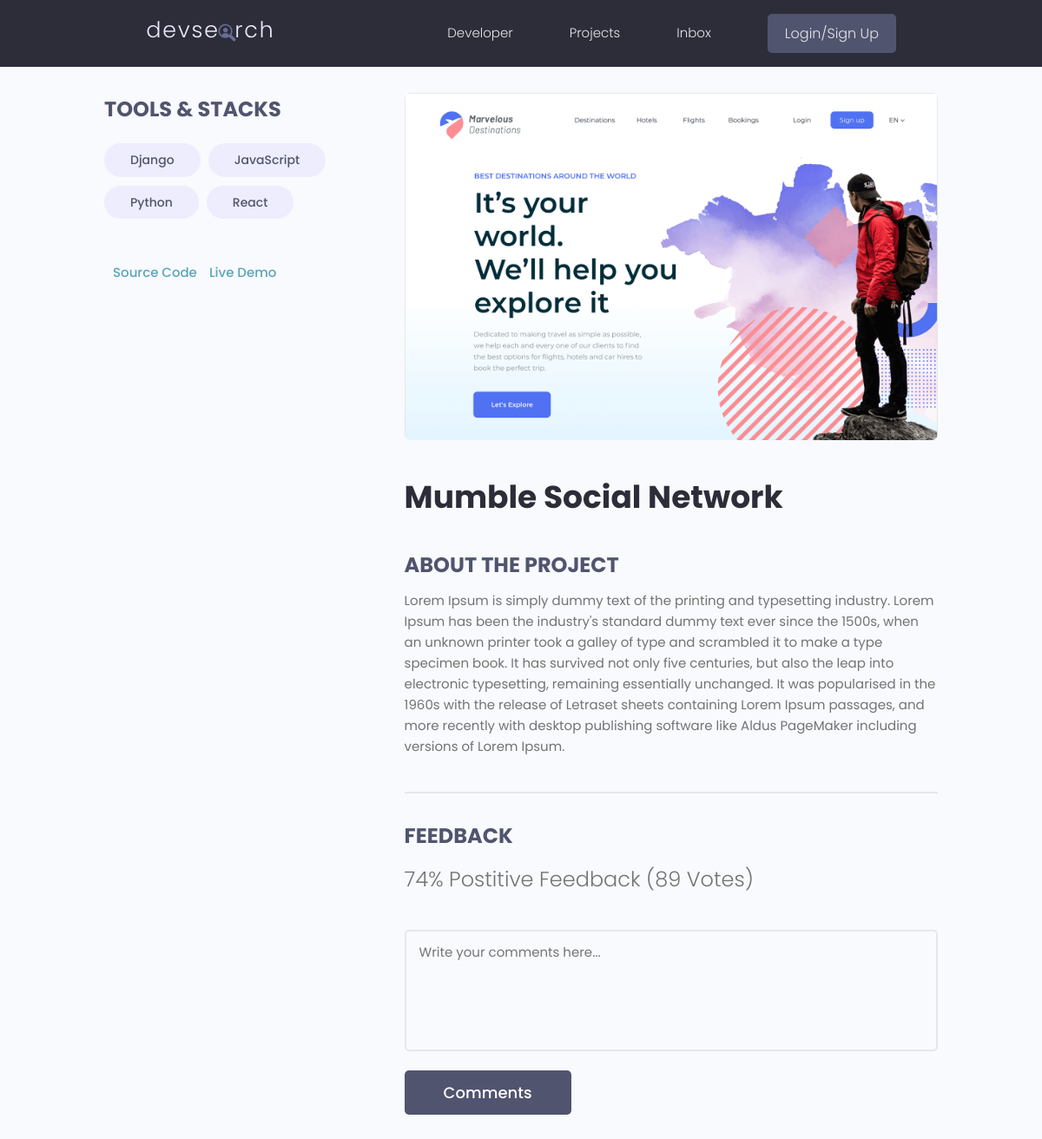
The app's page /projects/project/45f97aab-8288-4c3d-bbdd-a80717298ba1/ with its own data.
### projects/models.py (models this page shows, shortened)
class Tag(models.Model):
    name = models.CharField(max_length=200)
    created = models.DateTimeField(auto_now_add=True)
    id = models.UUIDField(default=uuid.uuid4, unique=True,
                          primary_key=True, editable=False)
    def __str__(self):
        return self.name

class Project(models.Model):
    owner = models.ForeignKey(Profile, null=True, blank=True, on_delete=models.SET_NULL)
    title = models.CharField(max_length=200)
    description = models.TextField(null=True, blank=True)
    featured_image = models.ImageField(null=True, blank=True, default="default.jpg")
    demo_link = models.CharField(max_length=2000, null=True, blank=True)
    source_link = models.CharField(max_length=2000, null=True, blank=True)
    tags = models.ManyToManyField('Tag', blank=True)
    vote_total = models.IntegerField(default=0, null=True, blank=True)
    vote_ratio = models.IntegerField(default=0, null=True, blank=True)
    created = models.DateTimeField(auto_now_add=True)
    id = models.UUIDField(default=uuid.uuid4, unique=True,
                          primary_key=True, editable=False)

### projects/views.py (the view)
# urls.py: path('project/<str:pk>/', views.project, name="project"),
def project(request, pk):
    projectObj = Project.objects.get(id=pk)
    return render(request, 'projects/single-project.html', {'project': projectObj})

### projects/templates/projects/single-project.html (shortened to what this page needs)
{% extends 'main.html' %}
{% block content %}
  <main class="singleProject my-md">
    <div class="container">
      <div class="layout">
        <div class="column column--1of3">
          <h3 class="singleProject__subtitle">Tools & Stacks</h3>
          <div class="singleProject__toolStack">
            {% for tag in project.tags.all %}
            <span class="tag tag--pill tag--sub tag--lg">
              <small>{{tag}}</small>
            </span>
            {% endfor %}
          </div>
          {% if project.source_link %}
          <a class="singleProject__liveLink" href="#" target="_blank">Source Code
          </a>
          {% endif %}
          {% if project.demo_link %}
          <a class="singleProject__liveLink" href="#" target="_blank">Live Demo
          </a>
          {% endif %}
        </div>
        <div class="column column--2of3">
          <img class="singleProject__preview" src="{{ project.featured_image.url }}" alt="portfolio thumbnail" />
          <h2 class="singleProject__title">{{project.title}}</h2>
          <h3 class="singleProject__subtitle">About the Project</h3>
          <div class="singleProject__info">
            {{project.description}}
          </div>
          <div class="comments">
            <h3 class="singleProject__subtitle">Feedback</h3>
            <h5 class="project--rating">
              {{project.vote_ratio}}% Postitive Feedback ({{project.vote_total}} Vote{{project.vote_total|pluralize:"s"}})
            </h5>
            <form class="form" action="#" method="POST">
              <div class="form__field">
                <textarea class="input input--textarea" name="message" id="formInput#textarea"
                  placeholder="Write your comments here..."></textarea>
              </div>
              <input class="btn btn--sub btn--lg" type="submit" value="Comments" />
            </form>
          </div>
        </div>
      </div>
    </div>
  </main>
{% endblock %}

### static/styles/app.css (style rules this page uses)
:root { --color-sub: #2d2d39; }
.btn--sub { background-color: var(--color-sub-light); }
img { width: 100%; }
.singleProject .column--1of3 { order: 2; }
@media screen and (min-width: 1081px) { .singleProject .column--1of3 { order: 1; } }
@media screen and (min-width: 1081px) { .singleProject .column--2of3 { order: 2; } }
.singleProject__toolStack { margin-top: 2rem; margin-bottom: 4rem; }
.singleProject__liveLink { font-weight: 500; transition: all 0.3s ease-in-out; border-bottom: 2px solid transparent; }
.singleProject__preview { height: 50vh; object-fit: cover; object-position: top center; margin-bottom: 3rem; border-radius: 0.7rem; }
.singleProject__title { font-size: 3.6rem; font-weight: 700; color: var(--color-sub); margin-bottom: 3rem; }
.project--rating { margin-bottom: 1.6em; margin-top: .5em; }
.singleProject__subtitle { text-transform: uppercase; font-size: 2.4rem; font-weight: 700; color: var(--color-sub-light); margin-bottom: 1rem; }
.comments { margin-top: 4rem; padding-top: 3rem; border-top: 2px solid var(--color-light); }

### static/uikit/styles/modules/_variables.css (style rules this page uses)
:root { --color-main: #5aa5b9; --color-main-light: #e6faff; --color-sub: #3f4156; --color-sub-light: #51546e; --color-sub-lighter: #ededfd; --color-text: #737373; --color-gray: #8b8b8b; --color-light: #e5e7eb; --color-light-gray: #767676; --color-bg: #f8fafd; --color-white: #fffefd; --color-white-light: #f3f3f3; --color-success: #359e64; --color-success-bg: #def8e8; --color-error: #fc4b0b; --color-error-bg: #fff2ee; --font-base: 'Poppins', arial, helvetica, 'Segoe UI', roboto, ubuntu, sans-serif; --font-monospace: 'Fira Code', 'Courier New', courier, monospace; --font-regular: 300; --font-medium: 500; --font-bold: 700; --generic-shadow: 1px 1px 5px #00000010; --generic-transition: all 0.3s ease-in-out; }

### static/uikit/styles/modules/_base.css (style rules this page uses)
* { margin: 0; padding: 0; box-sizing: border-box; text-rendering: optimizeLegibility; color: inherit; font-size: inherit; }
html { font-size: 50%; }
@media only screen and (min-width: 480px) { html { font-size: 56.25%; } }
@media only screen and (min-width: 1200px) { html { font-size: 62.5%; } }
body { line-height: 1.6; font-weight: 400; font-size: 1.5rem; color: var(--color-text); background-color: var(--color-bg); min-height: 100vh; }

### static/uikit/styles/modules/_typography.css (style rules this page uses)
* { font-family: var(--font-base); }
h2 { font-size: 3.6rem; font-weight: var(--font-bold); }
h3 { font-size: 3.2rem; font-weight: var(--font-medium); }
h5 { font-size: 2.4rem; font-weight: var(--font-medium); }
h5, h6 { font-weight: var(--font-regular); }
p, span, strong { font-size: 1.6rem; color: var(--color-text); font-weight: var(--font-regular); }
a { padding-bottom: 2px; text-decoration: none; display: inline-block; color: var(--color-main); font-weight: var(--font-medium); }

### static/uikit/styles/modules/_utilities.css (style rules this page uses)
.container { width: 92%; max-width: 165rem; margin: 0 auto; box-sizing: border-box; }
@media screen and (min-width: 1000px) { .container { width: 90%; } }
@media screen and (min-width: 1200px) { .container { width: 80%; } }
.my-md { margin: 3rem auto; }

### static/uikit/styles/modules/_button.css (style rules this page uses)
.btn { display: inline-block; position: relative; cursor: pointer; background-color: var(--color-light); font-weight: var(--font-medium); color: var(--color-sub); text-decoration: none; padding: 1rem 2rem; border-radius: 0.5rem; border: none; width: -webkit-fit-content; width: -moz-fit-content; width: fit-content; height: -webkit-fit-content; height: -moz-fit-content; height: fit-content; font-size: 1.6rem; outline-width: 0; outline-color: transparent; -webkit-backface-visibility: hidden; backface-visibility: hidden; transition: all 0.3s ease-in-out; }
.btn--sub { background-color: var(--color-sub); color: var(--color-white); }
.btn--lg { font-size: 1.8rem; padding: 1.2rem 4.5rem; }

### static/uikit/styles/modules/_form.css (style rules this page uses)
.form { display: block; }
.form__field { margin-top: 1.5rem; margin-bottom: 1.5rem; }
input.input[type='text'], input.input[type='email'], input.input[type='password'], input.input[type='number'], textarea.input { min-width: 24rem; width: 100%; padding: 1.2rem 1.5rem; border-radius: 0.5rem; border: 2px solid var(--color-light); transition: all 0.3s ease-in-out; background-color: var(--color-bg); }
.input--textarea { width: 100%; min-height: 14rem; resize: none; }

### static/uikit/styles/modules/_layout.css (style rules this page uses)
.layout { display: flex; flex-flow: row wrap; justify-content: space-between; }
.layout > .column { margin-bottom: 3rem; }
.layout > .column.column--1of3 { flex-basis: 30%; }
.layout > .column.column--2of3 { flex-basis: 64%; }

### records on screen
Tag: name "Django"
Tag: name "JavaScript"
Tag: name "Python"
Tag: name "React"
Project: featured_image (picture), title "Mumble Social Network", description "Lorem Ipsum is simply dummy text of the printing and typesetting industry. Lorem Ipsum has been the industry's standard dummy text ever since the 1500s, when an unknown printer took a galley of type and scrambled it to make a type specimen book. It has survived not only five centuries, but also the leap into electronic typesetting, remaining essentially unchanged. It was popularised in the 1960s with the release of Letraset sheets containing Lorem Ipsum passages, and more recently with desktop publishing software like Aldus PageMaker including versions of Lorem Ipsum.", vote_ratio "74", vote_total "89"
